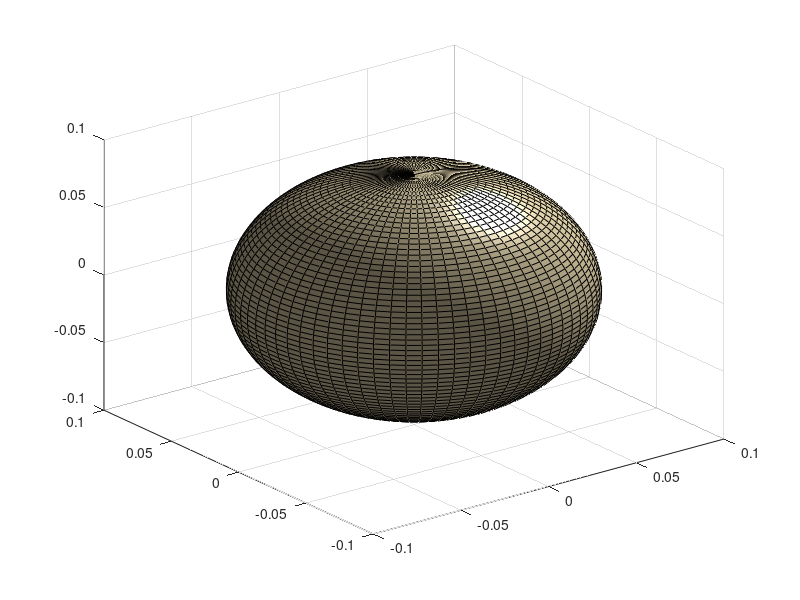

Source code (MATLAB): (Note: this script raises an error after producing the figure.)
% coversphere3.m
%
% evenly distributes points on a circle on the surface of a sphere
%
% 160819PJ: based on coversphere2, developed to plot detailed geometry
% 160822PJ: slightly adjusted cable duct position

% Switches
isCoords = 1;

% Parameters
r1 = 0.083;% 17cm sphere internal diameter
r2 = 0.085;% 17cm sphere external diameter
mRad = 0.5 * 0.0046;% Countryman B3 radius
gRad = 0.5 * 0.0102;% RS 666-4596 grommet radius
cRad1 = 0.5 * 0.0208;% RS 666-4622 grommet inside radius
cRad2 = 0.5 * 0.0300;% RS 666-4622 grommet outside radius
fRad1 = 0.5 * 0.006;% fixing inside radius
fRad2 = 0.5 * 0.010;% fixing outside radius
iTh = [0:5:360];
aColour = [0.8 0.1 0.1];% hemisphere join colour
rColourx = [0.0 0.0 1.0 ];% microphone colour
rColourg = [0.5 0.5 0.95 ];% grommet colour
rColourf = [0.5 0.95 0.5 ];% fixing colour
hAz = 9;% -5.625 deg, half of 11.25 deg
hEl = 0;% 2.5, 7.5 deg, half of 15 deg
cEl = -58;% cable duct at the rear
% cAz = 180;% cable duct at the rear, just beside the microphone stand
cAz = 180 - (360 * 0.025 / (2 * pi * r2 * cos(cEl*pi/180)));
fAz = 180 * [1; 1];
fEl = [(12.6 - 60.0); (-13.2 - 60.0)];
nF = 2;

a = load('m48sphere.txt');
[nM,nC] = size(a);
mAz = a(:,2)-a(4,2);% 4 works, 9 almost works
mEl = a(:,3);
x = r2 * cos(mEl*pi/180) .* cos(mAz*pi/180);
y = r2 * cos(mEl*pi/180) .* sin(mAz*pi/180);
z = r2 * sin(mEl*pi/180);


figure(1);
cla;
axis equal;

% Plot sphere
[xs,ys,zs] = sphere(72);
hs = surf(0.999*r2*xs,0.999*r2*ys,0.999*r2*zs);
set(hs,'Facecolor',[0.99 0.925 0.75]);
l = light;
lighting phong;
hold on;

% Plot microphones
for iM = 1:nM,
  plot3(x(iM),y(iM),z(iM),'w.');
  aUnit = [x(iM); y(iM); z(iM)] / r2;% radial unit vector
%  if (abs(mEl(iM)) == 90),
%    bUnit = [0; 1; 0];
%  else,
    bUnit = [-sin(mAz(iM)*pi/180); cos(mAz(iM)*pi/180); 0];
%  end;% if
  cUnit = cross(aUnit, bUnit);
  hm = fill3( ...
1.0005 * x(iM) + mRad * (bUnit(1) .* cos(iTh*pi/180) + cUnit(1) .* sin(iTh*pi/180)), ...
1.0005 * y(iM) + mRad * (bUnit(2) .* cos(iTh*pi/180) + cUnit(2) .* sin(iTh*pi/180)), ...
1.0005 * z(iM) + mRad * (bUnit(3) .* cos(iTh*pi/180) + cUnit(3) .* sin(iTh*pi/180)), ...
rColourx);
%    set(hm, 'EdgeColor', 0.95*( [1 1 1] - rCoef(iR) * ([1 1 1] - iColour) ) );
%    set(hm, 'FaceColor', 0.95*( [1 1 1] - rCoef(iR) * ([1 1 1] - rColouri) ) );
  hg = fill3( ...
x(iM) + gRad * (bUnit(1) .* cos(iTh*pi/180) + cUnit(1) .* sin(iTh*pi/180)), ...
y(iM) + gRad * (bUnit(2) .* cos(iTh*pi/180) + cUnit(2) .* sin(iTh*pi/180)), ...
z(iM) + gRad * (bUnit(3) .* cos(iTh*pi/180) + cUnit(3) .* sin(iTh*pi/180)), ...
rColourg);
end;


% Plot hemisphere joint
isPlate = 0;
aUnit = [...
cos(hEl*pi/180) .* cos(hAz*pi/180); 
cos(hEl*pi/180) .* sin(hAz*pi/180);
sin(hEl*pi/180) ];
bUnit = [-sin(hAz*pi/180); cos(hAz*pi/180); 0];
cUnit = cross(aUnit, bUnit);
if isPlate,
  hh = fill3( ...
1.01 * r2 * (bUnit(1) .* cos(iTh*pi/180) + cUnit(1) .* sin(iTh*pi/180)), ...
1.01 * r2 * (bUnit(2) .* cos(iTh*pi/180) + cUnit(2) .* sin(iTh*pi/180)), ...
1.01 * r2 * (bUnit(3) .* cos(iTh*pi/180) + cUnit(3) .* sin(iTh*pi/180)), ...
aColour);
else,
  hh = plot3( ...
1.01 * r2 * (bUnit(1) .* cos(iTh*pi/180) + cUnit(1) .* sin(iTh*pi/180)), ...
1.01 * r2 * (bUnit(2) .* cos(iTh*pi/180) + cUnit(2) .* sin(iTh*pi/180)), ...
1.01 * r2 * (bUnit(3) .* cos(iTh*pi/180) + cUnit(3) .* sin(iTh*pi/180)), ...
'r-');
end;% if

% Plot cable duct
xc1 = r2 * cos(cEl*pi/180) .* cos(cAz*pi/180);
yc1 = r2 * cos(cEl*pi/180) .* sin(cAz*pi/180);
zc1 = r2 * sin(cEl*pi/180);
aUnit = [...
cos(cEl*pi/180) .* cos(cAz*pi/180); 
cos(cEl*pi/180) .* sin(cAz*pi/180);
sin(cEl*pi/180) ];
bUnit = [-sin(cAz*pi/180); cos(cAz*pi/180); 0];
cUnit = cross(aUnit, bUnit);
plot3(xc1,yc1,zc1,'w.');
hc1 = fill3( ...
1.0005 * xc1 + cRad1 * (bUnit(1) .* cos(iTh*pi/180) + cUnit(1) .* sin(iTh*pi/180)), ...
1.0005 * yc1 + cRad1 * (bUnit(2) .* cos(iTh*pi/180) + cUnit(2) .* sin(iTh*pi/180)), ...
1.0005 * zc1 + cRad1 * (bUnit(3) .* cos(iTh*pi/180) + cUnit(3) .* sin(iTh*pi/180)), ...
rColourx);
hc1 = fill3( ...
xc1 + cRad2 * (bUnit(1) .* cos(iTh*pi/180) + cUnit(1) .* sin(iTh*pi/180)), ...
yc1 + cRad2 * (bUnit(2) .* cos(iTh*pi/180) + cUnit(2) .* sin(iTh*pi/180)), ...
zc1 + cRad2 * (bUnit(3) .* cos(iTh*pi/180) + cUnit(3) .* sin(iTh*pi/180)), ...
rColourg);


% Plot fixings
for iF = 1:nF,
  xf = r2 * cos(fEl(iF)*pi/180) .* cos(fAz(iF)*pi/180);
  yf = r2 * cos(fEl(iF)*pi/180) .* sin(fAz(iF)*pi/180);
  zf = r2 * sin(fEl(iF)*pi/180);
  aUnit = [...
cos(fEl(iF)*pi/180) .* cos(fAz(iF)*pi/180); 
cos(fEl(iF)*pi/180) .* sin(fAz(iF)*pi/180);
sin(fEl(iF)*pi/180) ];
  bUnit = [-sin(fAz(iF)*pi/180); cos(fAz(iF)*pi/180); 0];
  cUnit = cross(aUnit, bUnit);
  plot3(xf,yf,zf,'w.');
  hf = fill3( ...
1.0005 * xf + fRad1 * (bUnit(1) .* cos(iTh*pi/180) + cUnit(1) .* sin(iTh*pi/180)), ...
1.0005 * yf + fRad1 * (bUnit(2) .* cos(iTh*pi/180) + cUnit(2) .* sin(iTh*pi/180)), ...
1.0005 * zf + fRad1 * (bUnit(3) .* cos(iTh*pi/180) + cUnit(3) .* sin(iTh*pi/180)), ...
rColourx);
  hc1 = fill3( ...
xf + fRad2 * (bUnit(1) .* cos(iTh*pi/180) + cUnit(1) .* sin(iTh*pi/180)), ...
yf + fRad2 * (bUnit(2) .* cos(iTh*pi/180) + cUnit(2) .* sin(iTh*pi/180)), ...
zf + fRad2 * (bUnit(3) .* cos(iTh*pi/180) + cUnit(3) .* sin(iTh*pi/180)), ...
rColourf);
end;% for

axis(r2*[-1.2 1.2 -1.2 1.2 -1.2 1.2]);
drawnow;
hold off;
xlabel('x');
ylabel('y');
zlabel('z');

disp('view 1: top');
view([0 90]);
pause;
disp('view 2: bottom');
view([0 -90]);
pause;
disp('view 3: front');
view([0 0]);
pause;
disp('view 4: left');
view([90 0]);
pause;
disp('view 5: back');
view([180 0]);
pause;
disp('view 6: right');
view([-90 0]);

% orient portrait; print -dpdf coverage2.pdf